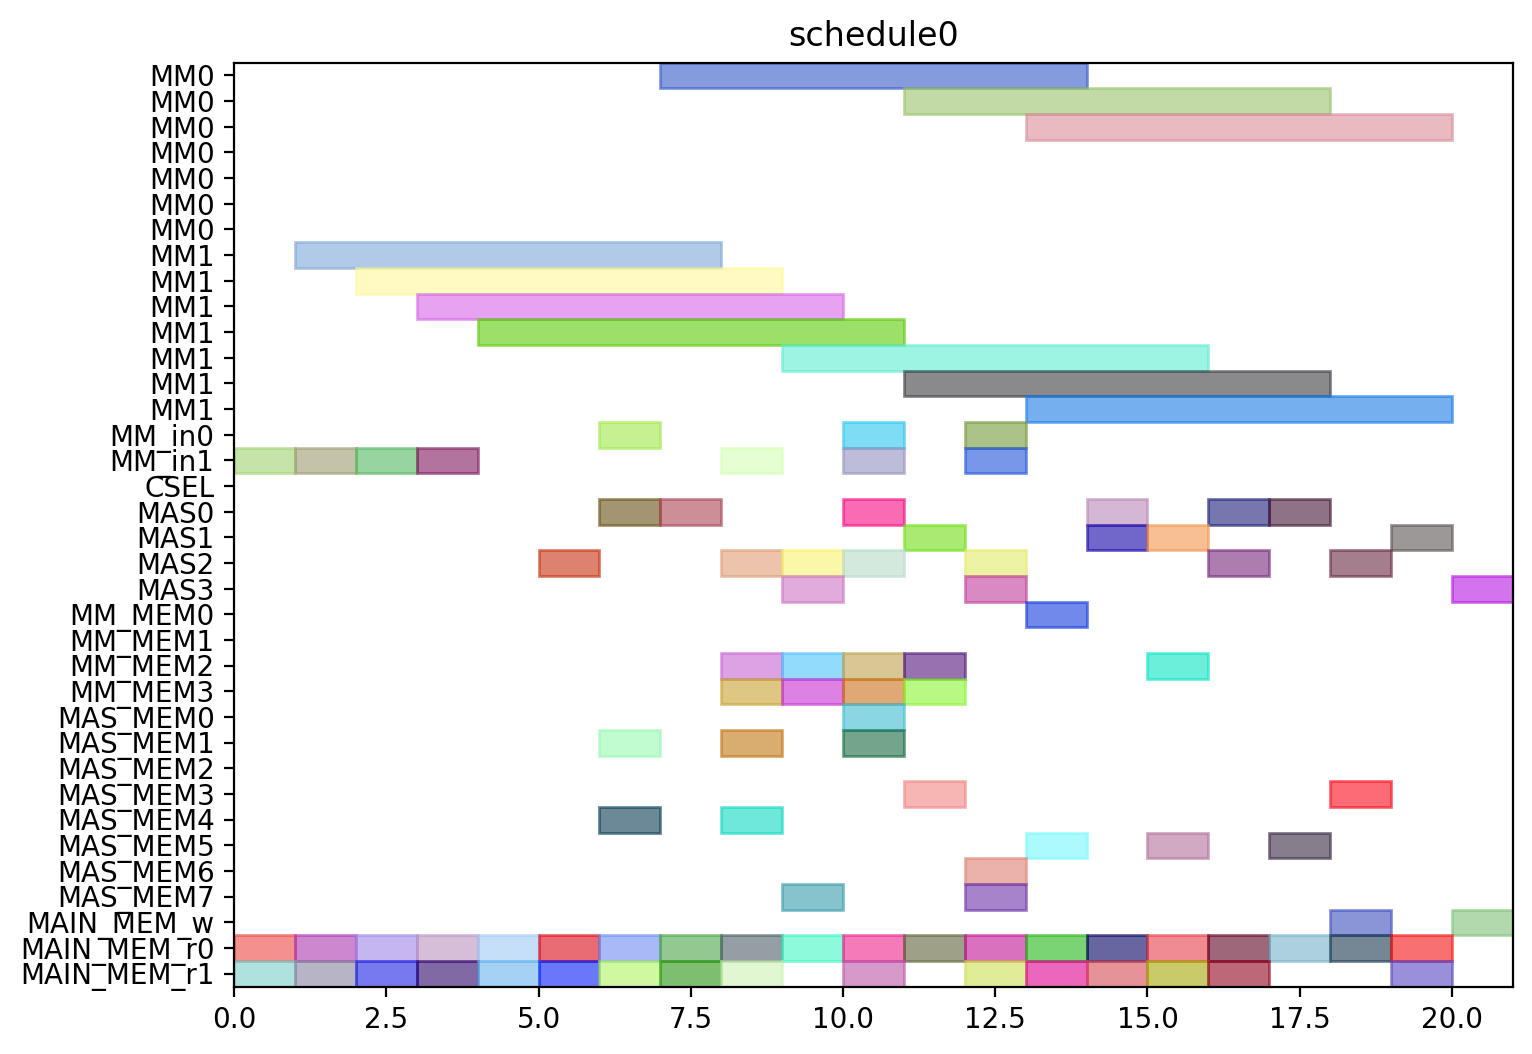

Here is the Python script that generated this plot:
from pyschedule import Scenario, solvers, plotters, alt


def solve():
	horizon = 120
	S = Scenario("schedule0", horizon=horizon)

	# resource
	MM = S.Resources('MM', num=2, size=7)
	MM_in = S.Resources('MM_in', num=2)
	CSEL = S.Resource('CSEL')
	MAS = S.Resources('MAS', num=4, size=1, periods=range(1, horizon))
	MM_MEM = S.Resources('MM_MEM', num=4)
	MAS_MEM = S.Resources('MAS_MEM', num=8)
	MAIN_MEM_w = S.Resource('MAIN_MEM_w', size=1)
	MAIN_MEM_r = S.Resources('MAIN_MEM_r', num=2)

	# result of previous scheduling

	# new tasks
	t0_t0 = S.Task('t0_t0', length=7, delay_cost=1)
	t0_t0 += alt(MM)
	t0_t0_in = S.Task('t0_t0_in', length=1, delay_cost=1)
	t0_t0_in += alt(MM_in)
	S += t0_t0_in*MM_in[0]<=t0_t0*MM[0]
	S += t0_t0_in*MM_in[1]<=t0_t0*MM[1]
	t0_t0_mem0 = S.Task('t0_t0_mem0', length=1, delay_cost=1)
	t0_t0_mem0 += MAIN_MEM_r[0]
	S += t0_t0_mem0 <= t0_t0

	t0_t0_mem1 = S.Task('t0_t0_mem1', length=1, delay_cost=1)
	t0_t0_mem1 += MAIN_MEM_r[1]
	S += t0_t0_mem1 <= t0_t0

	t0_t1 = S.Task('t0_t1', length=7, delay_cost=1)
	t0_t1 += alt(MM)
	t0_t1_in = S.Task('t0_t1_in', length=1, delay_cost=1)
	t0_t1_in += alt(MM_in)
	S += t0_t1_in*MM_in[0]<=t0_t1*MM[0]
	S += t0_t1_in*MM_in[1]<=t0_t1*MM[1]
	t0_t1_mem0 = S.Task('t0_t1_mem0', length=1, delay_cost=1)
	t0_t1_mem0 += MAIN_MEM_r[0]
	S += t0_t1_mem0 <= t0_t1

	t0_t1_mem1 = S.Task('t0_t1_mem1', length=1, delay_cost=1)
	t0_t1_mem1 += MAIN_MEM_r[1]
	S += t0_t1_mem1 <= t0_t1

	t0_t2 = S.Task('t0_t2', length=1, delay_cost=1)
	t0_t2 += alt(MAS)
	t0_t2_mem0 = S.Task('t0_t2_mem0', length=1, delay_cost=1)
	t0_t2_mem0 += MAIN_MEM_r[0]
	S += t0_t2_mem0 <= t0_t2

	t0_t2_mem1 = S.Task('t0_t2_mem1', length=1, delay_cost=1)
	t0_t2_mem1 += MAIN_MEM_r[1]
	S += t0_t2_mem1 <= t0_t2

	t0_t3 = S.Task('t0_t3', length=1, delay_cost=1)
	t0_t3 += alt(MAS)
	t0_t3_mem0 = S.Task('t0_t3_mem0', length=1, delay_cost=1)
	t0_t3_mem0 += MAIN_MEM_r[0]
	S += t0_t3_mem0 <= t0_t3

	t0_t3_mem1 = S.Task('t0_t3_mem1', length=1, delay_cost=1)
	t0_t3_mem1 += MAIN_MEM_r[1]
	S += t0_t3_mem1 <= t0_t3

	t2_t0 = S.Task('t2_t0', length=7, delay_cost=1)
	t2_t0 += alt(MM)
	t2_t0_in = S.Task('t2_t0_in', length=1, delay_cost=1)
	t2_t0_in += alt(MM_in)
	S += t2_t0_in*MM_in[0]<=t2_t0*MM[0]
	S += t2_t0_in*MM_in[1]<=t2_t0*MM[1]
	t2_t0_mem0 = S.Task('t2_t0_mem0', length=1, delay_cost=1)
	t2_t0_mem0 += MAIN_MEM_r[0]
	S += t2_t0_mem0 <= t2_t0

	t2_t0_mem1 = S.Task('t2_t0_mem1', length=1, delay_cost=1)
	t2_t0_mem1 += MAIN_MEM_r[1]
	S += t2_t0_mem1 <= t2_t0

	t2_t1 = S.Task('t2_t1', length=7, delay_cost=1)
	t2_t1 += alt(MM)
	t2_t1_in = S.Task('t2_t1_in', length=1, delay_cost=1)
	t2_t1_in += alt(MM_in)
	S += t2_t1_in*MM_in[0]<=t2_t1*MM[0]
	S += t2_t1_in*MM_in[1]<=t2_t1*MM[1]
	t2_t1_mem0 = S.Task('t2_t1_mem0', length=1, delay_cost=1)
	t2_t1_mem0 += MAIN_MEM_r[0]
	S += t2_t1_mem0 <= t2_t1

	t2_t1_mem1 = S.Task('t2_t1_mem1', length=1, delay_cost=1)
	t2_t1_mem1 += MAIN_MEM_r[1]
	S += t2_t1_mem1 <= t2_t1

	t2_t2 = S.Task('t2_t2', length=1, delay_cost=1)
	t2_t2 += alt(MAS)
	t2_t2_mem0 = S.Task('t2_t2_mem0', length=1, delay_cost=1)
	t2_t2_mem0 += MAIN_MEM_r[0]
	S += t2_t2_mem0 <= t2_t2

	t2_t2_mem1 = S.Task('t2_t2_mem1', length=1, delay_cost=1)
	t2_t2_mem1 += MAIN_MEM_r[1]
	S += t2_t2_mem1 <= t2_t2

	t2_t3 = S.Task('t2_t3', length=1, delay_cost=1)
	t2_t3 += alt(MAS)
	t2_t3_mem0 = S.Task('t2_t3_mem0', length=1, delay_cost=1)
	t2_t3_mem0 += MAIN_MEM_r[0]
	S += t2_t3_mem0 <= t2_t3

	t2_t3_mem1 = S.Task('t2_t3_mem1', length=1, delay_cost=1)
	t2_t3_mem1 += MAIN_MEM_r[1]
	S += t2_t3_mem1 <= t2_t3

	t7_t2 = S.Task('t7_t2', length=1, delay_cost=1)
	t7_t2 += alt(MAS)
	t7_t2_mem0 = S.Task('t7_t2_mem0', length=1, delay_cost=1)
	t7_t2_mem0 += MAIN_MEM_r[0]
	S += t7_t2_mem0 <= t7_t2

	t7_t2_mem1 = S.Task('t7_t2_mem1', length=1, delay_cost=1)
	t7_t2_mem1 += MAIN_MEM_r[1]
	S += t7_t2_mem1 <= t7_t2

	t9_t2 = S.Task('t9_t2', length=1, delay_cost=1)
	t9_t2 += alt(MAS)
	t9_t2_mem0 = S.Task('t9_t2_mem0', length=1, delay_cost=1)
	t9_t2_mem0 += MAIN_MEM_r[0]
	S += t9_t2_mem0 <= t9_t2

	t9_t2_mem1 = S.Task('t9_t2_mem1', length=1, delay_cost=1)
	t9_t2_mem1 += MAIN_MEM_r[1]
	S += t9_t2_mem1 <= t9_t2

	t14_t2 = S.Task('t14_t2', length=1, delay_cost=1)
	t14_t2 += alt(MAS)
	t14_t2_mem0 = S.Task('t14_t2_mem0', length=1, delay_cost=1)
	t14_t2_mem0 += MAIN_MEM_r[0]
	S += t14_t2_mem0 <= t14_t2

	t14_t2_mem1 = S.Task('t14_t2_mem1', length=1, delay_cost=1)
	t14_t2_mem1 += MAIN_MEM_r[1]
	S += t14_t2_mem1 <= t14_t2

	new_TZ_t2 = S.Task('new_TZ_t2', length=1, delay_cost=1)
	new_TZ_t2 += alt(MAS)
	new_TZ_t2_mem0 = S.Task('new_TZ_t2_mem0', length=1, delay_cost=1)
	new_TZ_t2_mem0 += MAIN_MEM_r[0]
	S += new_TZ_t2_mem0 <= new_TZ_t2

	new_TZ_t2_mem1 = S.Task('new_TZ_t2_mem1', length=1, delay_cost=1)
	new_TZ_t2_mem1 += MAIN_MEM_r[1]
	S += new_TZ_t2_mem1 <= new_TZ_t2

	t16_t2 = S.Task('t16_t2', length=1, delay_cost=1)
	t16_t2 += alt(MAS)
	t16_t2_mem0 = S.Task('t16_t2_mem0', length=1, delay_cost=1)
	t16_t2_mem0 += MAIN_MEM_r[0]
	S += t16_t2_mem0 <= t16_t2

	t16_t2_mem1 = S.Task('t16_t2_mem1', length=1, delay_cost=1)
	t16_t2_mem1 += MAIN_MEM_r[1]
	S += t16_t2_mem1 <= t16_t2

	t17_t2 = S.Task('t17_t2', length=1, delay_cost=1)
	t17_t2 += alt(MAS)
	t17_t2_mem0 = S.Task('t17_t2_mem0', length=1, delay_cost=1)
	t17_t2_mem0 += MAIN_MEM_r[0]
	S += t17_t2_mem0 <= t17_t2

	t17_t2_mem1 = S.Task('t17_t2_mem1', length=1, delay_cost=1)
	t17_t2_mem1 += MAIN_MEM_r[1]
	S += t17_t2_mem1 <= t17_t2

	t0_t4 = S.Task('t0_t4', length=7, delay_cost=1)
	t0_t4 += alt(MM)
	t0_t4_in = S.Task('t0_t4_in', length=1, delay_cost=1)
	t0_t4_in += alt(MM_in)
	S += t0_t4_in*MM_in[0]<=t0_t4*MM[0]
	S += t0_t4_in*MM_in[1]<=t0_t4*MM[1]
	t0_t4_mem0 = S.Task('t0_t4_mem0', length=1, delay_cost=1)
	t0_t4_mem0 += alt(MAS_MEM)
	S += (t0_t2*MAS[0])-1 < t0_t4_mem0*MAS_MEM[0]
	S += (t0_t2*MAS[1])-1 < t0_t4_mem0*MAS_MEM[2]
	S += (t0_t2*MAS[2])-1 < t0_t4_mem0*MAS_MEM[4]
	S += (t0_t2*MAS[3])-1 < t0_t4_mem0*MAS_MEM[6]
	S += t0_t4_mem0 <= t0_t4

	t0_t4_mem1 = S.Task('t0_t4_mem1', length=1, delay_cost=1)
	t0_t4_mem1 += alt(MAS_MEM)
	S += (t0_t3*MAS[0])-1 < t0_t4_mem1*MAS_MEM[1]
	S += (t0_t3*MAS[1])-1 < t0_t4_mem1*MAS_MEM[3]
	S += (t0_t3*MAS[2])-1 < t0_t4_mem1*MAS_MEM[5]
	S += (t0_t3*MAS[3])-1 < t0_t4_mem1*MAS_MEM[7]
	S += t0_t4_mem1 <= t0_t4

	t00 = S.Task('t00', length=1, delay_cost=1)
	t00 += alt(MAS)
	t00_mem0 = S.Task('t00_mem0', length=1, delay_cost=1)
	t00_mem0 += alt(MM_MEM)
	S += (t0_t0*MM[0])-1 < t00_mem0*MM_MEM[0]
	S += (t0_t0*MM[1])-1 < t00_mem0*MM_MEM[2]
	S += t00_mem0 <= t00

	t00_mem1 = S.Task('t00_mem1', length=1, delay_cost=1)
	t00_mem1 += alt(MM_MEM)
	S += (t0_t1*MM[0])-1 < t00_mem1*MM_MEM[1]
	S += (t0_t1*MM[1])-1 < t00_mem1*MM_MEM[3]
	S += t00_mem1 <= t00

	t0_t5 = S.Task('t0_t5', length=1, delay_cost=1)
	t0_t5 += alt(MAS)
	t0_t5_mem0 = S.Task('t0_t5_mem0', length=1, delay_cost=1)
	t0_t5_mem0 += alt(MM_MEM)
	S += (t0_t0*MM[0])-1 < t0_t5_mem0*MM_MEM[0]
	S += (t0_t0*MM[1])-1 < t0_t5_mem0*MM_MEM[2]
	S += t0_t5_mem0 <= t0_t5

	t0_t5_mem1 = S.Task('t0_t5_mem1', length=1, delay_cost=1)
	t0_t5_mem1 += alt(MM_MEM)
	S += (t0_t1*MM[0])-1 < t0_t5_mem1*MM_MEM[1]
	S += (t0_t1*MM[1])-1 < t0_t5_mem1*MM_MEM[3]
	S += t0_t5_mem1 <= t0_t5

	t2_t4 = S.Task('t2_t4', length=7, delay_cost=1)
	t2_t4 += alt(MM)
	t2_t4_in = S.Task('t2_t4_in', length=1, delay_cost=1)
	t2_t4_in += alt(MM_in)
	S += t2_t4_in*MM_in[0]<=t2_t4*MM[0]
	S += t2_t4_in*MM_in[1]<=t2_t4*MM[1]
	t2_t4_mem0 = S.Task('t2_t4_mem0', length=1, delay_cost=1)
	t2_t4_mem0 += alt(MAS_MEM)
	S += (t2_t2*MAS[0])-1 < t2_t4_mem0*MAS_MEM[0]
	S += (t2_t2*MAS[1])-1 < t2_t4_mem0*MAS_MEM[2]
	S += (t2_t2*MAS[2])-1 < t2_t4_mem0*MAS_MEM[4]
	S += (t2_t2*MAS[3])-1 < t2_t4_mem0*MAS_MEM[6]
	S += t2_t4_mem0 <= t2_t4

	t2_t4_mem1 = S.Task('t2_t4_mem1', length=1, delay_cost=1)
	t2_t4_mem1 += alt(MAS_MEM)
	S += (t2_t3*MAS[0])-1 < t2_t4_mem1*MAS_MEM[1]
	S += (t2_t3*MAS[1])-1 < t2_t4_mem1*MAS_MEM[3]
	S += (t2_t3*MAS[2])-1 < t2_t4_mem1*MAS_MEM[5]
	S += (t2_t3*MAS[3])-1 < t2_t4_mem1*MAS_MEM[7]
	S += t2_t4_mem1 <= t2_t4

	t20 = S.Task('t20', length=1, delay_cost=1)
	t20 += alt(MAS)
	t20_mem0 = S.Task('t20_mem0', length=1, delay_cost=1)
	t20_mem0 += alt(MM_MEM)
	S += (t2_t0*MM[0])-1 < t20_mem0*MM_MEM[0]
	S += (t2_t0*MM[1])-1 < t20_mem0*MM_MEM[2]
	S += t20_mem0 <= t20

	t20_mem1 = S.Task('t20_mem1', length=1, delay_cost=1)
	t20_mem1 += alt(MM_MEM)
	S += (t2_t1*MM[0])-1 < t20_mem1*MM_MEM[1]
	S += (t2_t1*MM[1])-1 < t20_mem1*MM_MEM[3]
	S += t20_mem1 <= t20

	t2_t5 = S.Task('t2_t5', length=1, delay_cost=1)
	t2_t5 += alt(MAS)
	t2_t5_mem0 = S.Task('t2_t5_mem0', length=1, delay_cost=1)
	t2_t5_mem0 += alt(MM_MEM)
	S += (t2_t0*MM[0])-1 < t2_t5_mem0*MM_MEM[0]
	S += (t2_t0*MM[1])-1 < t2_t5_mem0*MM_MEM[2]
	S += t2_t5_mem0 <= t2_t5

	t2_t5_mem1 = S.Task('t2_t5_mem1', length=1, delay_cost=1)
	t2_t5_mem1 += alt(MM_MEM)
	S += (t2_t1*MM[0])-1 < t2_t5_mem1*MM_MEM[1]
	S += (t2_t1*MM[1])-1 < t2_t5_mem1*MM_MEM[3]
	S += t2_t5_mem1 <= t2_t5

	t01 = S.Task('t01', length=1, delay_cost=1)
	t01 += alt(MAS)
	t01_mem0 = S.Task('t01_mem0', length=1, delay_cost=1)
	t01_mem0 += alt(MM_MEM)
	S += (t0_t4*MM[0])-1 < t01_mem0*MM_MEM[0]
	S += (t0_t4*MM[1])-1 < t01_mem0*MM_MEM[2]
	S += t01_mem0 <= t01

	t01_mem1 = S.Task('t01_mem1', length=1, delay_cost=1)
	t01_mem1 += alt(MAS_MEM)
	S += (t0_t5*MAS[0])-1 < t01_mem1*MAS_MEM[1]
	S += (t0_t5*MAS[1])-1 < t01_mem1*MAS_MEM[3]
	S += (t0_t5*MAS[2])-1 < t01_mem1*MAS_MEM[5]
	S += (t0_t5*MAS[3])-1 < t01_mem1*MAS_MEM[7]
	S += t01_mem1 <= t01

	t10 = S.Task('t10', length=1, delay_cost=1)
	t10 += alt(MAS)
	t10_mem0 = S.Task('t10_mem0', length=1, delay_cost=1)
	t10_mem0 += MAIN_MEM_r[0]
	S += t10_mem0 <= t10

	t10_mem1 = S.Task('t10_mem1', length=1, delay_cost=1)
	t10_mem1 += alt(MAS_MEM)
	S += (t00*MAS[0])-1 < t10_mem1*MAS_MEM[1]
	S += (t00*MAS[1])-1 < t10_mem1*MAS_MEM[3]
	S += (t00*MAS[2])-1 < t10_mem1*MAS_MEM[5]
	S += (t00*MAS[3])-1 < t10_mem1*MAS_MEM[7]
	S += t10_mem1 <= t10

	t21 = S.Task('t21', length=1, delay_cost=1)
	t21 += alt(MAS)
	t21_mem0 = S.Task('t21_mem0', length=1, delay_cost=1)
	t21_mem0 += alt(MM_MEM)
	S += (t2_t4*MM[0])-1 < t21_mem0*MM_MEM[0]
	S += (t2_t4*MM[1])-1 < t21_mem0*MM_MEM[2]
	S += t21_mem0 <= t21

	t21_mem1 = S.Task('t21_mem1', length=1, delay_cost=1)
	t21_mem1 += alt(MAS_MEM)
	S += (t2_t5*MAS[0])-1 < t21_mem1*MAS_MEM[1]
	S += (t2_t5*MAS[1])-1 < t21_mem1*MAS_MEM[3]
	S += (t2_t5*MAS[2])-1 < t21_mem1*MAS_MEM[5]
	S += (t2_t5*MAS[3])-1 < t21_mem1*MAS_MEM[7]
	S += t21_mem1 <= t21

	t30 = S.Task('t30', length=1, delay_cost=1)
	t30 += alt(MAS)
	t30_mem0 = S.Task('t30_mem0', length=1, delay_cost=1)
	t30_mem0 += MAIN_MEM_r[0]
	S += t30_mem0 <= t30

	t30_mem1 = S.Task('t30_mem1', length=1, delay_cost=1)
	t30_mem1 += alt(MAS_MEM)
	S += (t20*MAS[0])-1 < t30_mem1*MAS_MEM[1]
	S += (t20*MAS[1])-1 < t30_mem1*MAS_MEM[3]
	S += (t20*MAS[2])-1 < t30_mem1*MAS_MEM[5]
	S += (t20*MAS[3])-1 < t30_mem1*MAS_MEM[7]
	S += t30_mem1 <= t30

	t11 = S.Task('t11', length=1, delay_cost=1)
	t11 += alt(MAS)
	t11_mem0 = S.Task('t11_mem0', length=1, delay_cost=1)
	t11_mem0 += MAIN_MEM_r[0]
	S += t11_mem0 <= t11

	t11_mem1 = S.Task('t11_mem1', length=1, delay_cost=1)
	t11_mem1 += alt(MAS_MEM)
	S += (t01*MAS[0])-1 < t11_mem1*MAS_MEM[1]
	S += (t01*MAS[1])-1 < t11_mem1*MAS_MEM[3]
	S += (t01*MAS[2])-1 < t11_mem1*MAS_MEM[5]
	S += (t01*MAS[3])-1 < t11_mem1*MAS_MEM[7]
	S += t11_mem1 <= t11

	t31 = S.Task('t31', length=1, delay_cost=1)
	t31 += alt(MAS)
	t31_mem0 = S.Task('t31_mem0', length=1, delay_cost=1)
	t31_mem0 += MAIN_MEM_r[0]
	S += t31_mem0 <= t31

	t31_mem1 = S.Task('t31_mem1', length=1, delay_cost=1)
	t31_mem1 += alt(MAS_MEM)
	S += (t21*MAS[0])-1 < t31_mem1*MAS_MEM[1]
	S += (t21*MAS[1])-1 < t31_mem1*MAS_MEM[3]
	S += (t21*MAS[2])-1 < t31_mem1*MAS_MEM[5]
	S += (t21*MAS[3])-1 < t31_mem1*MAS_MEM[7]
	S += t31_mem1 <= t31

	c010 = S.Task('c010', length=7, delay_cost=1)
	c010 += alt(MM)
	c010_in = S.Task('c010_in', length=1, delay_cost=1)
	c010_in += alt(MM_in)
	S += c010_in*MM_in[0]<=c010*MM[0]
	S += c010_in*MM_in[1]<=c010*MM[1]
	S += 0<c010

	c010_w = S.Task('c010_w', length=1, delay_cost=1)
	c010_w += alt(MAIN_MEM_w)
	S += c010 <= c010_w

	c010_mem0 = S.Task('c010_mem0', length=1, delay_cost=1)
	c010_mem0 += alt(MAS_MEM)
	S += (t30*MAS[0])-1 < c010_mem0*MAS_MEM[0]
	S += (t30*MAS[1])-1 < c010_mem0*MAS_MEM[2]
	S += (t30*MAS[2])-1 < c010_mem0*MAS_MEM[4]
	S += (t30*MAS[3])-1 < c010_mem0*MAS_MEM[6]
	S += c010_mem0 <= c010

	c010_mem1 = S.Task('c010_mem1', length=1, delay_cost=1)
	c010_mem1 += MAIN_MEM_r[1]
	S += c010_mem1 <= c010

	c200 = S.Task('c200', length=7, delay_cost=1)
	c200 += alt(MM)
	c200_in = S.Task('c200_in', length=1, delay_cost=1)
	c200_in += alt(MM_in)
	S += c200_in*MM_in[0]<=c200*MM[0]
	S += c200_in*MM_in[1]<=c200*MM[1]
	S += 0<c200

	c200_w = S.Task('c200_w', length=1, delay_cost=1)
	c200_w += alt(MAIN_MEM_w)
	S += c200 <= c200_w

	c200_mem0 = S.Task('c200_mem0', length=1, delay_cost=1)
	c200_mem0 += alt(MAS_MEM)
	S += (t10*MAS[0])-1 < c200_mem0*MAS_MEM[0]
	S += (t10*MAS[1])-1 < c200_mem0*MAS_MEM[2]
	S += (t10*MAS[2])-1 < c200_mem0*MAS_MEM[4]
	S += (t10*MAS[3])-1 < c200_mem0*MAS_MEM[6]
	S += c200_mem0 <= c200

	c200_mem1 = S.Task('c200_mem1', length=1, delay_cost=1)
	c200_mem1 += MAIN_MEM_r[1]
	S += c200_mem1 <= c200

	t16_t0 = S.Task('t16_t0', length=7, delay_cost=1)
	t16_t0 += alt(MM)
	t16_t0_in = S.Task('t16_t0_in', length=1, delay_cost=1)
	t16_t0_in += alt(MM_in)
	S += t16_t0_in*MM_in[0]<=t16_t0*MM[0]
	S += t16_t0_in*MM_in[1]<=t16_t0*MM[1]
	t16_t0_mem0 = S.Task('t16_t0_mem0', length=1, delay_cost=1)
	t16_t0_mem0 += MAIN_MEM_r[0]
	S += t16_t0_mem0 <= t16_t0

	t16_t0_mem1 = S.Task('t16_t0_mem1', length=1, delay_cost=1)
	t16_t0_mem1 += alt(MAS_MEM)
	S += (t30*MAS[0])-1 < t16_t0_mem1*MAS_MEM[1]
	S += (t30*MAS[1])-1 < t16_t0_mem1*MAS_MEM[3]
	S += (t30*MAS[2])-1 < t16_t0_mem1*MAS_MEM[5]
	S += (t30*MAS[3])-1 < t16_t0_mem1*MAS_MEM[7]
	S += t16_t0_mem1 <= t16_t0

	t17_t0 = S.Task('t17_t0', length=7, delay_cost=1)
	t17_t0 += alt(MM)
	t17_t0_in = S.Task('t17_t0_in', length=1, delay_cost=1)
	t17_t0_in += alt(MM_in)
	S += t17_t0_in*MM_in[0]<=t17_t0*MM[0]
	S += t17_t0_in*MM_in[1]<=t17_t0*MM[1]
	t17_t0_mem0 = S.Task('t17_t0_mem0', length=1, delay_cost=1)
	t17_t0_mem0 += MAIN_MEM_r[0]
	S += t17_t0_mem0 <= t17_t0

	t17_t0_mem1 = S.Task('t17_t0_mem1', length=1, delay_cost=1)
	t17_t0_mem1 += alt(MAS_MEM)
	S += (t10*MAS[0])-1 < t17_t0_mem1*MAS_MEM[1]
	S += (t10*MAS[1])-1 < t17_t0_mem1*MAS_MEM[3]
	S += (t10*MAS[2])-1 < t17_t0_mem1*MAS_MEM[5]
	S += (t10*MAS[3])-1 < t17_t0_mem1*MAS_MEM[7]
	S += t17_t0_mem1 <= t17_t0

	solvers.mip.solve(S,msg=1,kind='CPLEX',ratio_gap=1.01)

	solution = [['hoge']*len(S.solution()[1]) for i in range(len(S.solution()))]
	for i in range(len(S.solution())):
		for j in range(len(S.solution()[i])):
			solution[i][j]=str(S.solution()[i][j])
	print(solution)

	cycles = int(solution[-1][3])

	pic_file_name = "/home/mfukuda/ABE/multiRAM_multiMAS_16mux/scheduling_result/stage7MM2_stage1MAS4/EP2_ADD_w_EVAL/schedule0.png"
	if(S.solution() != []):
		plotters.matplotlib.plot(S,img_filename=pic_file_name, show_task_labels=False, fig_size=(cycles*0.25+3, 6))

	return solution
